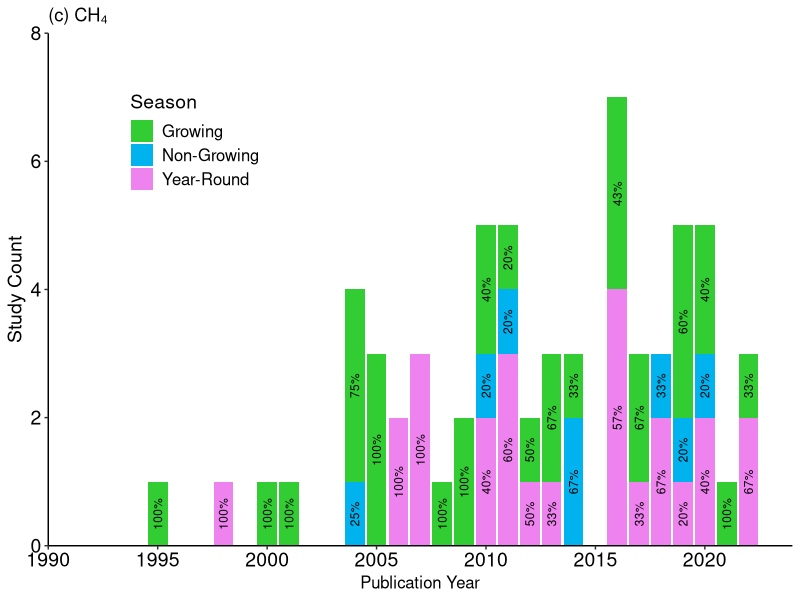
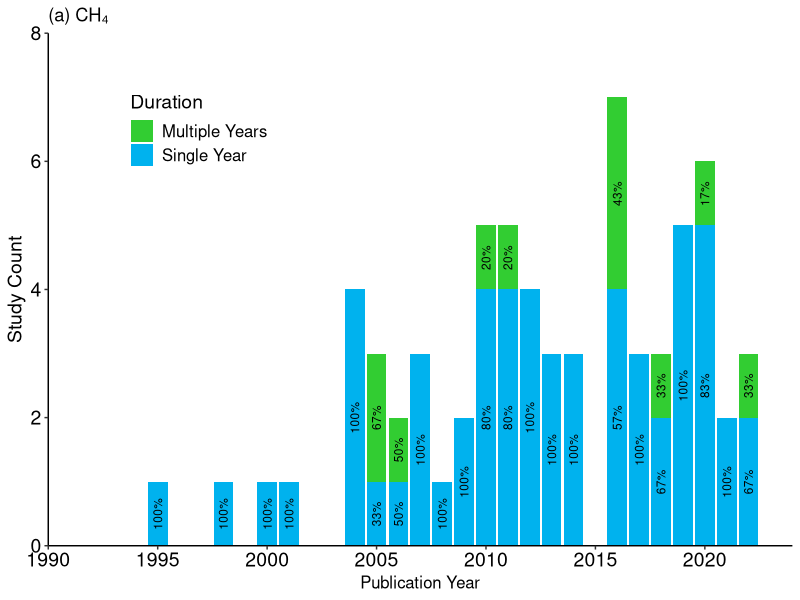
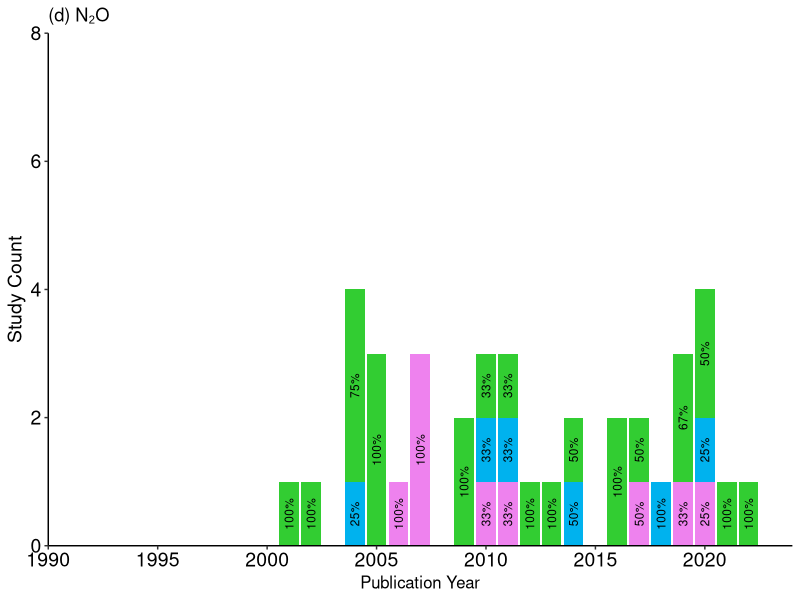
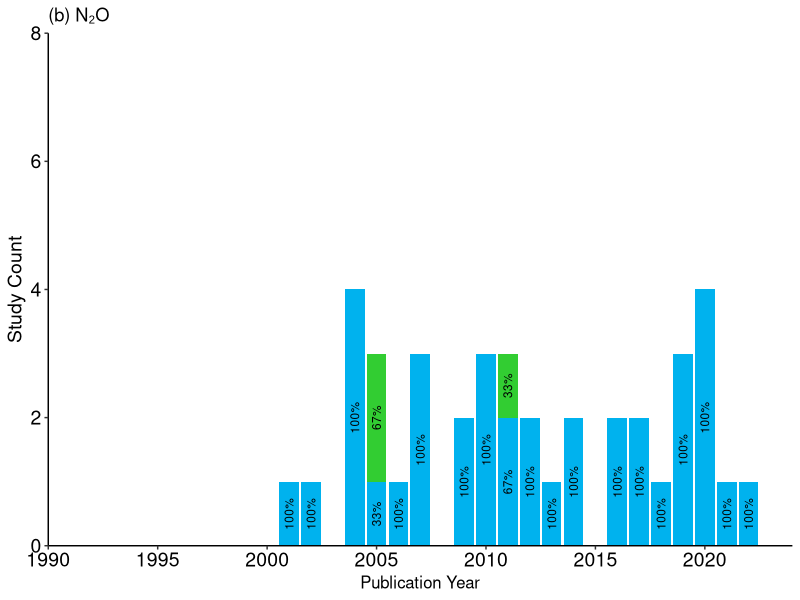
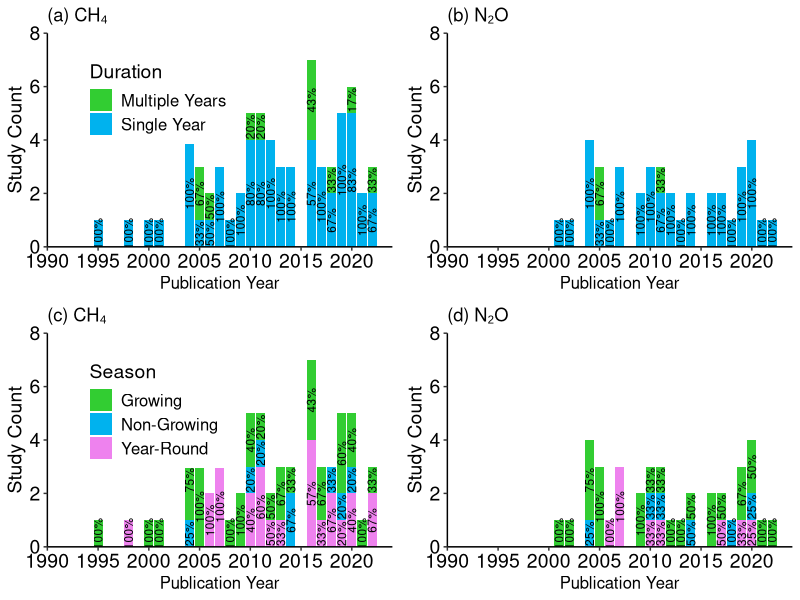

These charts were generated, in order, by the following R code:
#To prepare figures for study period and study length
#Figure 6
library(tidyverse); library(ggpubr)

#read data
GHG.CH4 <- read.csv("input/Canada GHG storage lit review data 20240611.csv",header = T)



#CH4
#obtain studies with field measurement 
GHG.storage <- GHG.CH4[grepl("Storage", GHG.CH4$GHG.source),]
GHG.storage <- GHG.storage[GHG.storage$CH4 == TRUE,]
GHG.storage <- GHG.storage %>%
  filter(str_detect(Technique, "Micrometeorology")|
           str_detect(Technique, "Animal chamber")|
           str_detect(Technique, "Soil chamber"))
sum(na.omit(GHG.storage$Manure.type == "Liquid, Solid")) #12
sum(na.omit(GHG.storage$Manure.type == "Liquid")) #38
sum(na.omit(GHG.storage$Manure.type == "Solid")) #18
sum(na.omit(GHG.storage$Season == "Growing")) #31
sum(na.omit(GHG.storage$Season == "Non-Growing")) #8
sum(na.omit(GHG.storage$Season == "Year-Round")) #25



#Figure 6c
#study period
season_data <- GHG.storage %>%
  separate_rows(Season, sep = ",\\s*") %>%
  filter(str_detect(Technique, "Micrometeorology")|
           str_detect(Technique, "Animal chamber")|
           str_detect(Technique, "Soil chamber")) %>%
  group_by(Pub..year,Season) %>%
  summarise(Number = n ()) %>%
  ungroup() %>%
  group_by(Pub..year) %>%
  na.omit()%>%
  mutate(Percentage = Number / sum(Number) * 100)



#Make graph
Figure6c  <- ggplot(data = na.omit(season_data), 
                aes(x = Pub..year, y = Number, fill = Season)) +
  geom_bar(stat = "identity") +
  labs(x = "Publication Year", y = "Study Count", title = "(c) CH₄") +
  scale_fill_manual(values = c("Growing" = "limegreen", 
                               "Non-Growing" = "deepskyblue2",
                               "Year-Round" = "violet")) +
  theme_classic() +
  theme(axis.text = element_text(size = 14, colour = "black"),
        axis.title.x = element_text(size = 14),
        axis.title.y = element_text(size = 14),
        legend.position = c(0.1, 0.9),  # Adjust the legend position
        legend.justification = c(0, 1),  # Align the legend to top-left
        legend.title = element_text(size = 14),  # Adjust legend title font size
        legend.text = element_text(size = 12),
        axis.line = element_line(color = "black")) +
  theme(axis.title.x = element_text(size = 12)) +
  geom_text(aes(label = paste0(round(Percentage, 0), "%")),
            position = position_stack(vjust = 0.5),
            angle = 90, size = 3) +
  scale_y_continuous(limits = c(0, 8), 
                     breaks = seq(0, 8, by = 2),
                     expand = c(0, 0)) +
  scale_x_continuous(limits = c(1990, 2024), 
                     breaks = seq(1990, 2024 , by = 5),
                     expand = c(0, 0))
Figure6c

#Figure 6a
#study length
period_data <- GHG.storage %>%
  separate_rows(Period, sep = ",\\s*") %>%
  filter(str_detect(Technique, "Micrometeorology")|
           str_detect(Technique, "Animal chamber")|
           str_detect(Technique, "Soil chamber")) %>%
  group_by(Pub..year,Period) %>%
  summarise(Number = n ()) %>%
  ungroup() %>%
  group_by(Pub..year) %>%
  na.omit()%>%
  mutate(Percentage = Number / sum(Number) * 100)

sum(period_data$Number[period_data$Period == "Single Year"]) #57 83.8%
sum(period_data$Number[period_data$Period == "Multiple Years"]) #11 16.2%



#Figure for period
Figure6a <- ggplot(data = na.omit(period_data), 
                aes(x = Pub..year, y = Number, fill = Period)) +
  geom_bar(stat = "identity") +
  labs(x = "Publication Year", y = "Study Count", fill = "Duration", title = "(a) CH₄") +
  scale_fill_manual(values = c("Single Year" = "deepskyblue2",
                               "Multiple Years" = "limegreen")) +
  theme_classic() +
  theme(axis.text = element_text(size = 14, colour = "black"),
        axis.title.x = element_text(size = 14),
        axis.title.y = element_text(size = 14),
        legend.position = c(0.1, 0.9),  # Adjust the legend position
        legend.justification = c(0, 1),  # Align the legend to top-left
        legend.title = element_text(size = 14),  # Adjust legend title font size
        legend.text = element_text(size = 12),
        axis.line = element_line(color = "black")) +
  theme(axis.title.x = element_text(size = 12)) +
  geom_text(aes(label = paste0(round(Percentage, 0), "%")),
            position = position_stack(vjust = 0.5),
            angle = 90, size = 3) +
  scale_y_continuous(limits = c(0, 8), 
                     breaks = seq(0, 8, by = 2),
                     expand = c(0, 0)) +
  scale_x_continuous(limits = c(1990, 2024), 
                     breaks = seq(1990, 2024 , by = 5),
                     expand = c(0, 0))
Figure6a



#N2O
#obtain studies with field measurement 
GHG.storage.N2O <- GHG.CH4[grepl("Storage", GHG.CH4$GHG.source),]
GHG.storage.N2O <- GHG.storage.N2O[GHG.storage.N2O$N2O == TRUE,]
GHG.storage.N2O <- GHG.storage.N2O %>%
  filter(str_detect(Technique, "Micrometeorology")|
           str_detect(Technique, "Animal chamber")|
           str_detect(Technique, "Soil chamber"))
sum(na.omit(GHG.storage.N2O$Manure.type == "Liquid, Solid")) #3
sum(na.omit(GHG.storage.N2O$Manure.type == "Liquid")) #18
sum(na.omit(GHG.storage.N2O$Manure.type == "Solid")) #19
sum(na.omit(GHG.storage.N2O$Season == "Growing")) #24
sum(na.omit(GHG.storage.N2O$Season == "Non-Growing")) #6
sum(na.omit(GHG.storage.N2O$Season == "Year-Round")) #9



#Figure 6d
#study period
season_data_N2O <- GHG.storage.N2O %>%
  separate_rows(Season, sep = ",\\s*") %>%
  filter(str_detect(Technique, "Micrometeorology")|
           str_detect(Technique, "Animal chamber")|
           str_detect(Technique, "Soil chamber")) %>%
  group_by(Pub..year,Season) %>%
  summarise(Number = n ()) %>%
  ungroup() %>%
  group_by(Pub..year) %>%
  na.omit()%>%
  mutate(Percentage = Number / sum(Number) * 100)



#Make graph
Figure6d  <- ggplot(data = na.omit(season_data_N2O), 
                 aes(x = Pub..year, y = Number, fill = Season)) +
  geom_bar(stat = "identity") +
  labs(x = "Publication Year", y = "Study Count", title = "(d) N₂O") +
  scale_fill_manual(values = c("Growing" = "limegreen", 
                               "Non-Growing" = "deepskyblue2",
                               "Year-Round" = "violet")) +
  theme_classic() +
  theme(axis.text = element_text(size = 14, colour = "black"),
        axis.title.x = element_text(size = 14),
        axis.title.y = element_text(size = 14),
        legend.position = "none",
        axis.line = element_line(color = "black")) +
  theme(axis.title.x = element_text(size = 12)) +
  geom_text(aes(label = paste0(round(Percentage, 0), "%")),
            position = position_stack(vjust = 0.5),
            angle = 90, size = 3) +
  scale_y_continuous(limits = c(0, 8), 
                     breaks = seq(0, 8, by = 2),
                     expand = c(0, 0)) +
  scale_x_continuous(limits = c(1990, 2024), 
                     breaks = seq(1990, 2024 , by = 5),
                     expand = c(0, 0))
Figure6d

#Figure 6b
#study length
period_data_N2O <- GHG.storage.N2O %>%
  separate_rows(Period, sep = ",\\s*") %>%
  filter(str_detect(Technique, "Micrometeorology")|
           str_detect(Technique, "Animal chamber")|
           str_detect(Technique, "Soil chamber")) %>%
  group_by(Pub..year,Period) %>%
  summarise(Number = n ()) %>%
  ungroup() %>%
  group_by(Pub..year) %>%
  na.omit()%>%
  mutate(Percentage = Number / sum(Number) * 100)

sum(period_data_N2O$Number[period_data_N2O$Period == "Single Year"]) #37 92.5%
sum(period_data_N2O$Number[period_data_N2O$Period == "Multiple Years"]) #3 7.5%



#Figure for period
Figure6b <- ggplot(data = na.omit(period_data_N2O), 
                aes(x = Pub..year, y = Number, fill = Period)) +
  geom_bar(stat = "identity") +
  labs(x = "Publication Year", y = "Study Count", fill = "Duration", title = "(b) N₂O") +
  scale_fill_manual(values = c("Single Year" = "deepskyblue2",
                               "Multiple Years" = "limegreen")) +
  theme_classic() +
  theme(axis.text = element_text(size = 14, colour = "black"),
        axis.title.x = element_text(size = 14),
        axis.title.y = element_text(size = 14),
        legend.position = "none",
        axis.line = element_line(color = "black")) +
  theme(axis.title.x = element_text(size = 12)) +
  geom_text(aes(label = paste0(round(Percentage, 0), "%")),
            position = position_stack(vjust = 0.5),
            angle = 90, size = 3) +
  scale_y_continuous(limits = c(0, 8), 
                     breaks = seq(0, 8, by = 2),
                     expand = c(0, 0)) +
  scale_x_continuous(limits = c(1990, 2024), 
                     breaks = seq(1990, 2024 , by = 5),
                     expand = c(0, 0))
Figure6b

# combine figures together
ggsave("output/Figure 6 - Study period and length CH4 and N2O.png",
       ggarrange(Figure6a, Figure6b, Figure6c, Figure6d,
                 ncol = 2, nrow = 2),
       width = 24, height = 24, units = "cm",
       dpi = 300)
